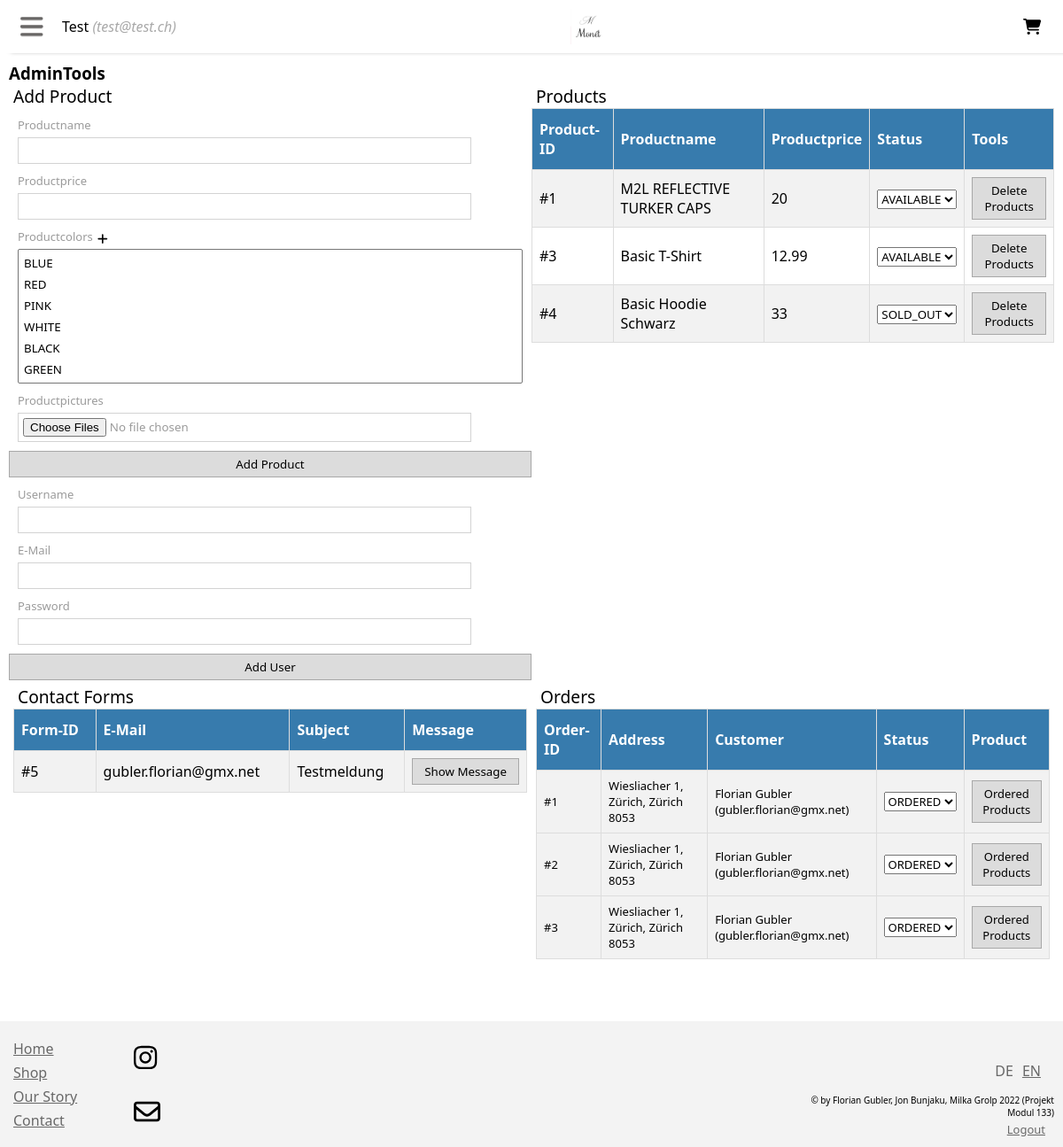
/src/assets/sites/admin.php (signed in), run on the app's committed database.
### tables this page shows
CREATE TABLE `products` (
                            `PK_product` int(11) NOT NULL,
                            `productname` varchar(255) NOT NULL,
                            `price` float NOT NULL,
                            `status` enum('available','sold_out') NOT NULL,
                            `upload_date` timestamp NOT NULL DEFAULT current_timestamp()
);

CREATE TABLE `contact` (
                           `PK_contact` int(11) NOT NULL,
                           `email` varchar(255) NOT NULL,
                           `subject` varchar(255) NOT NULL,
                           `text` text NOT NULL
);

CREATE TABLE `orders` (
                          `PK_order` int(11) NOT NULL,
                          `FK_userdata` int(11) NOT NULL,
                          `status` enum('ordered','paid','shipped','rejected') NOT NULL,
                          `paymentID` varchar(500)
);

CREATE TABLE `userdata` (
                            `PK_userdata` int(11) NOT NULL,
                            `fullname` varchar(300) NOT NULL,
                            `email` varchar(300) NOT NULL,
                            `address` varchar(300) NOT NULL,
                            `city` varchar(300) NOT NULL,
                            `state` varchar(300) NOT NULL,
                            `postcode` varchar(300) NOT NULL
);

### src/assets/sites/admin.php (the view, shortened to what the rows shown need)
<?php
include "../../config.php";
$failed = false;
?>
<!DOCTYPE html>
<html lang="en">
<head>
    <?php
    include '../../header.php'
    ?>
    <link rel="stylesheet" href="<?php echo $rootpath?>/assets/css/style_admin.css">
    <link rel="stylesheet" href="<?php echo $rootpath?>/assets/css/style_contact.css">
</head>
<body>
<?php
include '../../navbar.php';
?>
<div class="site-div-content admintools">
    <?php
        if(!$_SESSION["admin"]){
            ?>
                <div class="contact-form-container">
                    <form action="" method="post">
                        <div class="contact-inputs-container">
                            <label for="input-email"><?php echo $texte->email ?></label>
                            <input id="input-email" type="email" autocomplete="username" name="email" placeholder="<?php echo $texte->email ?>" required>
                        </div>
                        <div class="contact-inputs-container">
                            <label for=input-password"><?php echo $texte->password ?></label>
                            <input id="input-subject" autocomplete="password" type="password" name="password" placeholder="<?php echo $texte->password ?>" required>
                        </div>
                        <button type="submit" name="admin-login"><?php echo $texte->login ?></button>
                    </form>
                </div>
                <?php
                    if($failed){
                        ?>
                            <div class="contact-upload-failed">
                                <p><i class="fas fa-times"></i> <?php echo $texte->loginfailed ?></p>
                            </div>
                        <?php
                    }
                ?>
            <?php
        } else{
            $contacts = $conn->getCustomerRequest();
            $products = $conn->getAllProducts();
            $orders = $conn->Admin_getAllOrders();
            ?>
            <div style="display: flex; flex-direction: row;">
                <div style="width: 100%" class="table-overflow">
                    <table>
                        <tr>
                            <th><?php echo $texte->productid ?></th>
                            <th><?php echo $texte->productname ?></th>
                            <th><?php echo $texte->productprice ?></th>
                            <th><?php echo $texte->status ?></th>
                            <th><?php echo $texte->tools ?></th>
                        </tr>
                        <?php
                        foreach ($products as $product){
                            ?>
                            <tr>
                                <td><?php echo "#" . $product["PK_product"]?></td>
                                <td><?php echo $product["productname"]?></td>
                                <td><?php echo $product["price"]?></td>
                                <td>
                                    <select name="status" onchange="SubmitChangeProductStatus(<?php echo $product["PK_product"]; ?>, this.value)">
                                        <?php
                                            foreach ($conn->Admin_get_enum_values("products", "status") as $statusval){
                                                $selected = "";
                                                if($statusval == $product["status"]) $selected = "selected";
                                                ?>
                                                    <option <?php echo $selected?> value="<?php echo $statusval; ?>"><?php echo strtoupper($statusval) ?></option>
                                                <?php
                                            }
                                        ?>
                                    </select>
                                </td>
                                <td>
                                    <form action="" method="POST">
                                        <button type="submit" class="normal-btn" name="deleteproduct"><?php echo $texte->deleteproduct ?></button>
                                    </form>
                                </td>
                            </tr>
                            <?php
                        }
                        ?>
                    </table>
                </div>
            </div>
            <div class="contact-table">
                <div class="table-container table-overflow">
                    <table>
                        <tr>
                            <th><?php echo $texte->requestid ?></th>
                            <th><?php echo $texte->email ?></th>
                            <th><?php echo $texte->subject ?></th>
                            <th><?php echo $texte->message ?></th>
                        </tr>
                        <?php
                        foreach ($contacts as $contact){
                            ?>
                            <tr>
                                <td><?php echo "#" . $contact["PK_contact"]?></td>
                                <td><?php echo $contact["email"]?></td>
                                <td><?php echo $contact["subject"]?></td>
                                <td><button class="normal-btn" onclick="popup = CreatePopUpWindow(TEXTE.contactrequests + ': <?php echo $contact["subject"]; ?>'); popup.getElementsByClassName('popup-content')[0].innerHTML = '<?php echo $contact["text"]; ?>';"><?php echo $texte->showmessage ?></button></td>
                            </tr>
                            <?php
                        }
                        ?>
                    </table>
                </div>
                <div class="table-container table-overflow">
                    <table class="table-small">
                        <tr>
                            <th><?php echo $texte->orderid ?></th>
                            <th><?php echo $texte->address ?></th>
                            <th><?php echo $texte->customer ?></th>
                            <th><?php echo $texte->status ?></th>
                            <th><?php echo $texte->product ?></th>
                        </tr>
                        <?php
                        foreach ($orders as $order){
                            ?>
                            <tr>
                                <td><?php echo "#" . $order["PK_order"]?></td>
                                <td><?php echo $order["address"] . ", " . $order["state"] . ", " . $order["city"] . " " .  $order["postcode"]; ?></td>
                                <td><?php echo $order["fullname"] . " (" . $order["email"] . ")"; ?></td>
                                <td>
                                    <select name="status" onchange="SubmitChangeOrderStatus(<?php echo $order["PK_order"]; ?>, this.value)">
                                        <?php
                                        foreach ($conn->Admin_get_enum_values("orders", "status") as $statusval){
                                            $selected = "";
                                            if($statusval == $order["status"]) $selected = "selected";
                                            ?>
                                            <option <?php echo $selected?> value="<?php echo $statusval; ?>"><?php echo strtoupper($statusval) ?></option>
                                            <?php
                                        }
                                        ?>
                                    </select>
                                </td>
                                <td>
                                    <button class="normal-btn" onclick="ShowHiddenRow(<?php echo $order["PK_order"]; ?>);"><?php echo $texte->orderedproducts ?></button>
                                </td>
                            </tr>
                            <?php
                        }
                        ?>
                    </table>
                </div>
            </div>
            <?php
        }
    ?>
</div>
</body>
</html>

### data on the page
products: PK_product "4", productname "Basic Hoodie Schwarz", price "33", status "SOLD_OUT"
contact: PK_contact "5", email "gubler.florian@gmx.net", subject "Testmeldung"
orders: PK_order "1", FK_userdata.address "Wiesliacher 1", FK_userdata.state "Zürich", FK_userdata.city "Zürich", FK_userdata.postcode "8053", FK_userdata.fullname "Florian Gubler", FK_userdata.email "gubler.florian@gmx.net", status "ORDERED"
orders: PK_order "2", FK_userdata.address "Wiesliacher 1", FK_userdata.state "Zürich", FK_userdata.city "Zürich", FK_userdata.postcode "8053", FK_userdata.fullname "Florian Gubler", FK_userdata.email "gubler.florian@gmx.net", status "ORDERED"
orders: PK_order "3", FK_userdata.address "Wiesliacher 1", FK_userdata.state "Zürich", FK_userdata.city "Zürich", FK_userdata.postcode "8053", FK_userdata.fullname "Florian Gubler", FK_userdata.email "gubler.florian@gmx.net", status "ORDERED"

### other printed values
$_SESSION["adminuser"]["username"] "Test"
$_SESSION["adminuser"]["email"] "test@test.ch"
$texte->admintools "AdminTools"
$texte->addproduct "Add Product"
$texte->productname "Productname"
$texte->productprice "Productprice"
$texte->productcolors "Productcolors"
$texte->productpictures "Productpictures"
$texte->username "Username"
$texte->email "E-Mail"
$texte->password "Password"
$texte->adduser "Add User"
$texte->products "Products"
$texte->productid "Product-ID"
$texte->status "Status"
